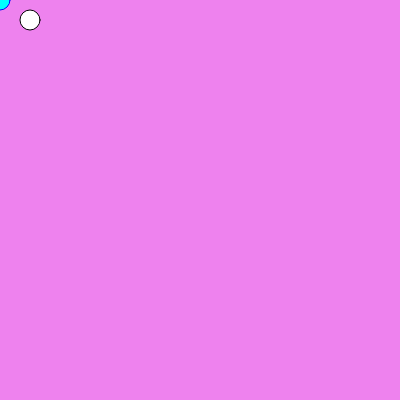
Frame 1 (no input)
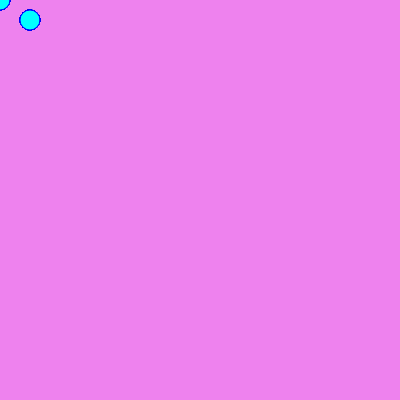
Frame 60 (no input)
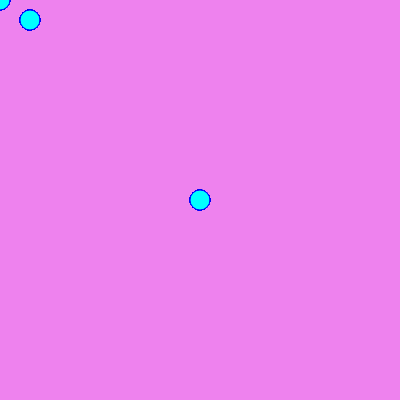
Frame 120 (the mouse pressed at the canvas centre since frame 60)

The p5.js sketch that drew these frames (run headless with seeded random() and noise() and a simulated clock; from frame 60 on, the mouse is pressed at the canvas centre):

// p5.js sketch
// ── sketch.js
function setup() {
    createCanvas(400, 400);
    background ("violet");
  }
  
  function draw() {
    circle(30,20,20);
    fill("cyan");
    stroke("blue");
    if(mouseIsPressed);{
    circle(mouseX,mouseY,20,20);}
  }
  6
  function draw() {
  7
    circle(30,20,20);
  8
    fill("cyan");
  9
    stroke("blue");
  10
    if(mouseIsPressed);{
  11
    circle(mouseX,mouseY,20,20);}
  12
  }
  
